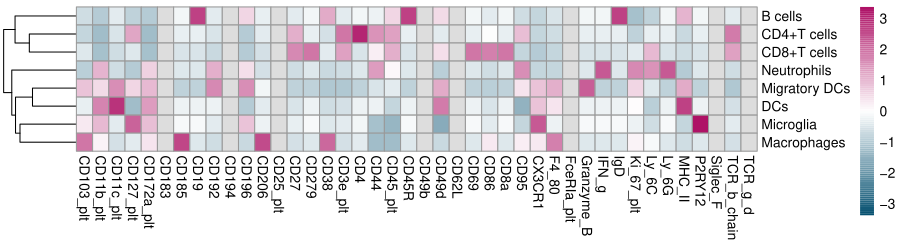

Here is the R script that generated this plot:
library(ggplot2)
load(paste(substr(getwd(),1,stringr::str_length(getwd())-2),"/support/del_new_rmk.RData",sep=""))
id=unique(new_info_nao$group3)
pdata<-new_data_nao[1,]
for (i in 1:length(id))
{
  pdata<-rbind(pdata,apply(new_data_nao[which(new_info_nao$group3==id[i]),],2,median))
  rownames(pdata)[i+1]=id[i]
}
pdata=pdata[-1,]
pdata=scale(pdata)
library(pheatmap)
rm=pdata[,is.na(pdata[1,])]
pdata=pdata[,!is.na(pdata[1,])]
pdata=t(scale(t(pdata)))
pdata=cbind(pdata,rm)
pdata=pdata[,order(colnames(pdata))]
pheatmap(pdata,scale = "row",show_colnames = T,show_rownames = T,
         color = colorRampPalette(c("#055070", "white","#ae1266"))(100),
         annotation_names_row = TRUE,cluster_cols = F,cluster_rows = T,
         filename = paste(getwd(),"/heatmap.pdf",sep=""),
         width=9,height = 2.5)
